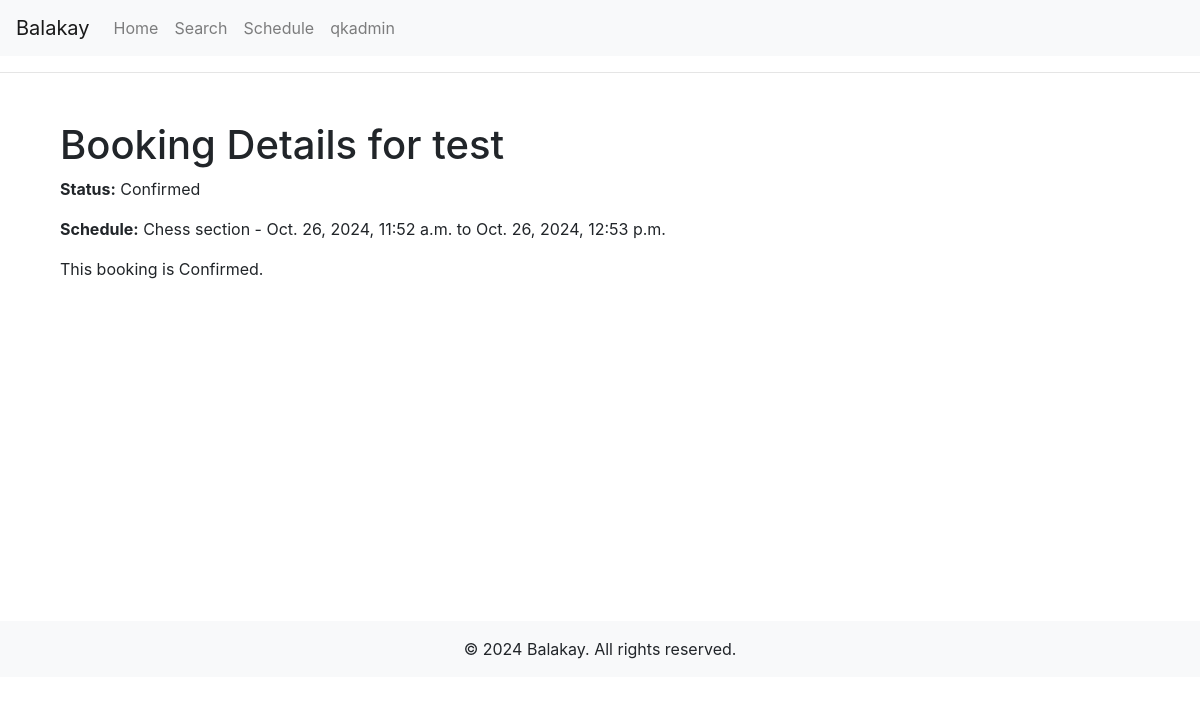
/booking/3/ (signed in), run on the app's committed database.
### centers/models.py (models this page shows, shortened)
class Booking(models.Model):
    PENDING = 'pending'
    CONFIRMED = 'confirmed'
    CANCELLED = 'cancelled'
    STATUS_CHOICES = [
        (PENDING, 'Pending'),
        (CONFIRMED, 'Confirmed'),
        (CANCELLED, 'Cancelled'),
     ]
    user = models.ForeignKey(User, on_delete=models.CASCADE, null=True, blank=True)
    client = models.OneToOneField('users.Client', on_delete=models.CASCADE,null=True, blank=True)
    schedule = models.ForeignKey(Schedule, on_delete=models.CASCADE)
    parent_name = models.CharField(max_length=255)
    parent_phone = models.CharField(max_length=20)
    child_name = models.CharField(max_length=255)
    status = models.CharField(max_length=20, choices=STATUS_CHOICES, default=PENDING)
    created_at = models.DateTimeField(auto_now_add=True)
    confirmed_at = models.DateTimeField(null=True, blank=True)
    cancelled_at = models.DateTimeField(null=True, blank=True)

class Schedule(models.Model):
    section = models.ForeignKey(Section, on_delete=models.CASCADE)
    start_time = models.DateTimeField()
    end_time = models.DateTimeField()
    total_slots = models.PositiveIntegerField()

class Section(models.Model):
    center = models.ForeignKey(Center, on_delete=models.CASCADE)
    category = models.ForeignKey(Category, on_delete=models.SET_NULL, null=True, related_name='sections')
    name = models.CharField(max_length=255)
    description = models.TextField()
    duration_minutes = models.PositiveIntegerField()
    min_age = models.PositiveIntegerField()
    max_age = models.PositiveIntegerField()

### centers/views.py (the view, shortened to what this page needs)
# urls.py: path('booking/<int:booking_id>/', booking_detail, name='booking_detail'),
def booking_detail(request, booking_id):
    booking = get_object_or_404(Booking, id=booking_id, user=request.user)
    return render(request, 'centers/booking_detail.html', {'booking': booking})

### centers/templates/centers/booking_detail.html (shortened to what this page needs)
{% extends 'base.html' %}
{% block content %}
<div class="container mt-5">
    <h1>Booking Details for {{ booking.child_name }}</h1>
    <p><strong>Status:</strong> {{ booking.get_status_display }}</p>
    <p><strong>Schedule:</strong> {{ booking.schedule.section.name }} - {{ booking.schedule.start_time }} to {{ booking.schedule.end_time }}</p>
    <form method="POST">
        {% if booking.status == 'pending' %}
            <button type="submit" name="action" value="confirm" class="btn btn-success">Confirm</button>
            <button type="submit" name="action" value="cancel" class="btn btn-danger">Cancel</button>
        {% else %}
            <p>This booking is {{ booking.get_status_display }}.</p>
        {% endif %}
    </form>
</div>
{% endblock %}

### templates/base.html (shortened to what this page needs)
<!DOCTYPE html>
<html lang="en">
<head>
    {% load static %}
    <link rel="stylesheet" href="https://stackpath.bootstrapcdn.com/bootstrap/4.5.2/css/bootstrap.min.css">
</head>
<body>
    <header>
        <nav class="navbar navbar-expand-lg navbar-light bg-light">
            <a class="navbar-brand" href="/home">Balakay</a>
            <div class="collapse navbar-collapse" id="navbarNav">
                <ul class="navbar-nav">
                    <li class="nav-item">
                        <a class="nav-link" href="{% url 'home' %}">Home</a>
                    </li>
                    <li class="nav-item">
                        <a class="nav-link" href="{% url 'center_list' %}">Search</a>
                    </li>
                    <li class="nav-item">
                        <a class="nav-link" href="{% url 'my-schedule' %}">Schedule</a>
                    </li>
                    {% if user.is_authenticated %}
                        <li class="nav-item">
                            <a class="nav-link" href="{% url 'profile' %}">{{ user.username }}</a>
                        </li>
                    {% else %}
                        <li class="nav-item">
                            <a class="nav-link" href="{% url 'login' %}">Profile</a>
                        </li>
                    {% endif %}
                </ul>
            </div>
        </nav>
    </header>
    <hr>
    <main class="container" style="min-height:500px;">
        {% block content %}
        {% endblock %}
    </main>
    <footer class="bg-light text-center py-3">
        <div class="container">
            <p class="mb-0">&copy; 2024 Balakay. All rights reserved.</p>
        </div>
    </footer>
</body>
</html>

### data on the page
Booking: child_name "test", status "Confirmed", schedule.section.name "Chess section", schedule.start_time "Oct. 26, 2024, 11:52 a.m.", schedule.end_time "Oct. 26, 2024, 12:53 p.m."

### other printed values
{{ user.username }} "qkadmin"
